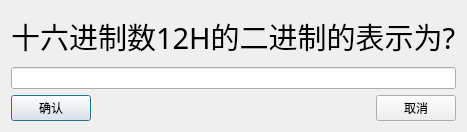
<?xml version="1.0" encoding="UTF-8"?>
<ui version="4.0">
 <class>Question</class>
 <widget class="QDialog" name="Question">
  <property name="geometry">
   <rect>
    <x>0</x>
    <y>0</y>
    <width>400</width>
    <height>132</height>
   </rect>
  </property>
  <property name="windowTitle">
   <string>Question</string>
  </property>
  <layout class="QVBoxLayout" name="verticalLayout_2">
   <item>
    <layout class="QVBoxLayout" name="verticalLayout">
     <item>
      <widget class="QLabel" name="question_label">
       <property name="font">
        <font>
         <family>AcadEref</family>
         <pointsize>22</pointsize>
        </font>
       </property>
       <property name="text">
        <string>十六进制数12H的二进制的表示为?</string>
       </property>
      </widget>
     </item>
     <item>
      <widget class="QLineEdit" name="question_input"/>
     </item>
    </layout>
   </item>
   <item>
    <layout class="QHBoxLayout" name="horizontalLayout">
     <item>
      <widget class="QPushButton" name="question_ok">
       <property name="text">
        <string>确认</string>
       </property>
      </widget>
     </item>
     <item>
      <spacer name="horizontalSpacer">
       <property name="orientation">
        <enum>Qt::Horizontal</enum>
       </property>
       <property name="sizeHint" stdset="0">
        <size>
         <width>98</width>
         <height>20</height>
        </size>
       </property>
      </spacer>
     </item>
     <item>
      <widget class="QPushButton" name="question_cancel">
       <property name="text">
        <string>取消</string>
       </property>
      </widget>
     </item>
    </layout>
   </item>
  </layout>
 </widget>
 <layoutdefault spacing="6" margin="11"/>
 <resources/>
 <connections/>
</ui>
